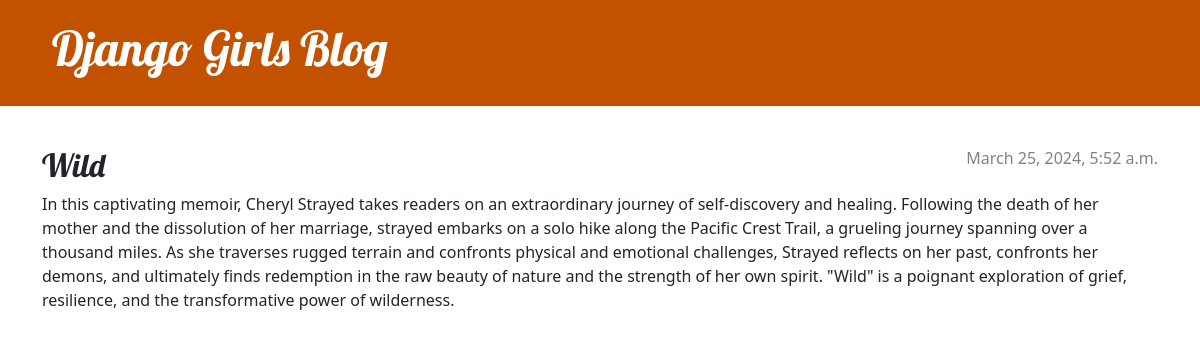
Screenshot of /post/9/ with the database file from the repository.
### blog/models.py (models this page shows, shortened)
class Post(models.Model):
    author = models.ForeignKey(settings.AUTH_USER_MODEL, on_delete=models.CASCADE)
    title = models.CharField(max_length=200)
    text = models.TextField()
    created_date = models.DateTimeField(default=timezone.now)
    published_date = models.DateTimeField(blank=True, null=True)

### blog/views.py (the view)
# urls.py: path('post/<int:pk>/', views.post_detail, name='post_detail'),
def post_detail(request, pk):
    post = get_object_or_404(Post, pk=pk)
    return render(request, 'blog/post_detail.html', {'post': post})

### blog/templates/blog/post_detail.html (shortened to what this page needs)
{% extends 'blog/base.html' %}
{% block content %}
    <article class="post">
        {% if post.published_date %}
        <div class="date">
            {{ post.published_date }}
        </div>
    {% endif %}
        <h2>{{ post.title }}</h2>
        <p>{{ post.text|linebreaksbr }}</p>
    </article>
{% endblock %}

### blog/static/css/blog.css (style rules this page uses)
h1, h2, h3, h4 { font-family: 'Lobster', cursive; }
.date { color: #828282; }
.post { margin-bottom: 70px; }
.post > .date, .post > .actions { float: right; }

### rows the page displays
Post: published_date "March 25, 2024, 5:52 a.m.", title "Wild", text "In this captivating memoir, Cheryl Strayed takes readers on an extraordinary journey of self-discovery and healing. Following the death of her mother and the dissolution of her marriage, strayed embarks on a solo hike along the Pacific Crest Trail, a grueling journey spanning over a thousand miles. As she traverses rugged terrain and confronts physical and emotional challenges, Strayed reflects on her past, confronts her demons, and ultimately finds redemption in the raw beauty of nature and the strength of her own spirit. \"Wild\" is a poignant exploration of grief, resilience, and the transformative power of wilderness."
